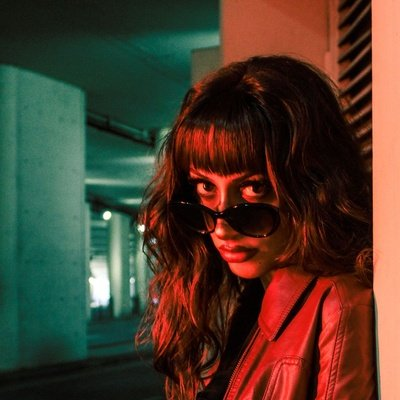
#> input picture assets/skywalker_dp.jpg, 400 x 400 px; its folder holds only this picture in this run
$ python -i text_det.py   (imports and definitions only)   (older library calls are emulated)
#> lines starting #> are read from the running program, lines starting #| are printed output that depends on the picture
"""Neural scene-text detector (PP-OCRv3 DB, OpenCV zoo, Apache-2.0, 2.4 MB).

Used by auto_qc.frame_reasons() for both clip screening and final QC, so title
cards ("THIS NOVEMBER"), studio logos (LIONSGATE), rating/credit blocks and
date cards are cut out of the edit. Replaces the old hand-made residual/glyph
heuristics that fired on faces and dim warm shots and missed big titles.
"""
from __future__ import annotations

from pathlib import Path

import cv2
import numpy as np

_MODEL = Path(__file__).resolve().parent / "models" / "text_det_ppocrv3.onnx"
_NET = None
IN_W, IN_H = 736, 320  # multiples of 32, roughly the 2.39:1 / 16:9 plate aspect


def _net():
    global _NET
    if _NET is None:
        m = cv2.dnn_TextDetectionModel_DB(str(_MODEL))
        m.setBinaryThreshold(0.3)
        m.setPolygonThreshold(0.55)
        m.setMaxCandidates(200)
        m.setUnclipRatio(1.8)
        m.setInputParams(1.0 / 255.0, (IN_W, IN_H), (122.67891434, 116.66876762, 104.00698793), True)
        _NET = m
    return _NET


def text_boxes(rgb: np.ndarray) -> list[dict]:
    """Return text boxes in normalised coords: x, y, w, h (0..1) + score."""
    if rgb is None or not getattr(rgb, "size", 0):
        return []
    h, w = rgb.shape[:2]
#> h = 400; w = 400
    bgr = cv2.cvtColor(rgb, cv2.COLOR_RGB2BGR) if rgb.ndim == 3 else cv2.cvtColor(rgb, cv2.COLOR_GRAY2BGR)
#> bgr is the input picture: shape (400, 400, 3); mean B, G, R 44.7, 59.4, 77.5
    img = cv2.resize(bgr, (IN_W, IN_H), interpolation=cv2.INTER_AREA)
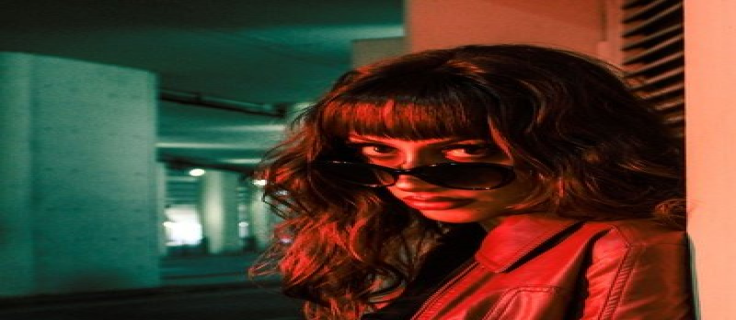
#> img: shape (320, 736, 3); mean B, G, R 44.6, 59.3, 77.4
    try:
        polys, confs = _net().detect(img)
    except Exception:
        return []
    out = []
    for p, c in zip(polys, confs if len(confs) else [1.0] * len(polys)):
        p = np.asarray(p, dtype=np.float32).reshape(-1, 2)
        x0, y0 = p.min(axis=0)
        x1, y1 = p.max(axis=0)
        out.append({"x": float(x0 / IN_W), "y": float(y0 / IN_H),
                    "w": float((x1 - x0) / IN_W), "h": float((y1 - y0) / IN_H),
                    "score": float(c)})
    return out


def _edge_ratio(rgb: np.ndarray, b: dict) -> float:
    g = cv2.cvtColor(rgb, cv2.COLOR_RGB2GRAY).astype(np.float32) if rgb.ndim == 3 else rgb.astype(np.float32)
    H, W = g.shape
    lap = np.abs(cv2.Laplacian(g, cv2.CV_32F))
    m = np.zeros((H, W), bool)
    m[max(0, int(b["y"] * H)):max(0, int((b["y"] + b["h"]) * H)),
      max(0, int(b["x"] * W)):max(0, int((b["x"] + b["w"]) * W))] = True
    if not m.any():
        return 0.0
    if not (~m).any():
        return 10.0
    return float(lap[m].mean()) / max(0.5, float(lap[~m].mean()))


def has_overlay_text(rgb: np.ndarray) -> tuple[bool, dict]:
    """True for title/logo/date/credit typography; ignores tiny incidental or corner text."""
    boxes = text_boxes(rgb)
#> boxes = []
    aspect = rgb.shape[1] / max(1, rgb.shape[0])
#> aspect = 1
    sig = []
    for b in boxes:
        cx, cy = b["x"] + b["w"] / 2, b["y"] + b["h"] / 2
        corner = (cx < 0.16 or cx > 0.84) and (cy < 0.2 or cy > 0.8) and b["w"] < 0.2
        if corner:
            continue  # network / channel bug
        if b["h"] < 0.045 or b["w"] < 0.04:
            continue  # tiny incidental text (signs, screens)
        # Typography lines are wide and short; fire, lamps, drones are blob-shaped.
        # Aspect in pixels of the source frame (boxes are normalised per axis).
        ar = (b["w"] * aspect) / max(1e-6, b["h"])
        # Stylized movie-title logo: big box, and the letters are much sharper
        # than the backdrop (fire / wrestlers / crowds are not: ratio < 1).
        huge_title = b["w"] >= 0.35 and b["h"] >= 0.25 and ar >= 1.3 and _edge_ratio(rgb, b) >= 2.0
        if ar < 2.6 and not huge_title:
            continue
        sig.append(b)
#> this loop made 0 passes
#> after the loop, sig = []
    area = sum(b["w"] * b["h"] for b in sig)
#> area = 0
    big = any(b["h"] >= 0.08 and b["w"] >= 0.12 for b in sig)
#> big = False
    lines = len(sig)
#> lines = 0
    hit = big or (lines >= 2 and area >= 0.012) or area >= 0.02
#> hit = False
    return bool(hit), {"n": lines, "area": round(area, 4), "big": big}

>>> import cv2
>>> picture = cv2.cvtColor(cv2.imread('assets/skywalker_dp.jpg'), cv2.COLOR_BGR2RGB)
>>> result = has_overlay_text(picture)
